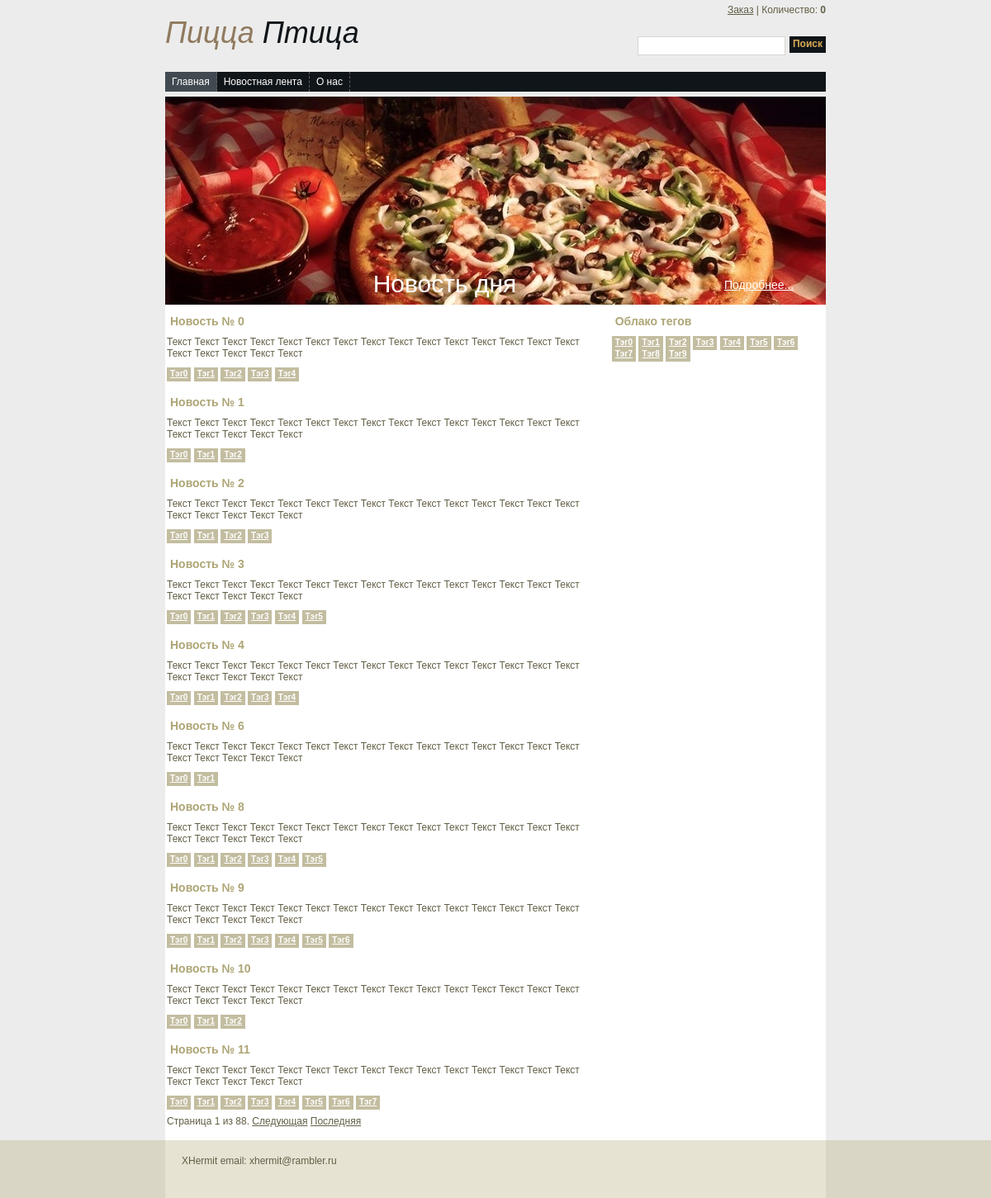
Screenshot of /news/?tag_filter=1 with the database file from the repository.
### webstorefront/models.py (models this page shows, shortened)
class New(models.Model):
    uuid = models.CharField(max_length=140, default=lambda: str(uuid.uuid4()))
    title = models.CharField(max_length=300)
    body = models.TextField()
    date_reg = models.DateTimeField(default=now)
    tags = models.ManyToManyField(NewsTag, related_name='news', null=True)

class NewsTag(models.Model):
    label = models.CharField(max_length=100)

### webstorefront/views.py (the view)
# urls.py: url(r'^news/', webstorefront.views.news_view),
def news_view(request):
    rec_news = models.New.objects.all()
    tag_filter = request.GET.get('tag_filter')
    if tag_filter:
        rec_news = rec_news.filter(tags__in=tag_filter)
    search_txt = request.GET.get('search')
    if search_txt:
        rec_news = rec_news.filter(title__icontains=search_txt)
    news_paginator = paginator.Paginator(rec_news, 10)
    page = request.GET.get('page')
    try:
        news = news_paginator.page(page)
    except paginator.PageNotAnInteger:
        news = news_paginator.page(1)
    except paginator.EmptyPage:
        news = news_paginator.page(news_paginator.num_pages)
    context = dict()
    context['news'] = news
    context['tags'] = models.NewsTag.objects.all()
    context['pos_count'] = models.Order.objects.get(uuid=request.session['CURRENT_ORDER']).positions.all().count() if 'CURRENT_ORDER' in request.session else 0
    return render_to_response('news.html', context)

### templates/news.html
<!DOCTYPE html PUBLIC "-//W3C//DTD XHTML 1.0 Strict//EN" "http://www.w3.org/TR/xhtml1/DTD/xhtml1-strict.dtd">
<html xmlns="http://www.w3.org/1999/xhtml">
{% include "head.html" %}
<body>
<div id="container">
    {% include "header.html" %}
    <table>
        <tr>
            <td valign="top">
                {% include "news_content.html" %}
            </td>
            <td valign="top">
                {% include "tag_cloud.html" %}
            </td>
        </tr>
    </table>
    <br class="clearfloat" />
</div>
{% include "footer.html" %}
</body>
</html>

### templates/news_content.html (shortened to what this page needs)
<div id="newsContent">
    {% for new_rec in news %}
    <div>
      	<h2>{{ new_rec.title }}</h2>
       	<div>{{ new_rec.body }}</div>
        <div class="taglist">
            {% for tag in new_rec.tags.all %}
            <a href="?tag_filter={{ tag.id }}" class="tag">{{ tag.label }}</a>
            {% endfor %}
        </div>
    </div>
    {% endfor %}
    <div class="pagination">
    <span class="step-links">
        <span class="current">
            Страница {{ news.number }} из {{ news.paginator.num_pages }}.
        </span>
        {% if news.has_next %}
            <a href="?page={{ news.next_page_number }}">Следующая</a>
            <a href="?page={{ news.paginator.num_pages }}">Последняя</a>
        {% endif %}
    </span>
</div>
</div>

### templates/tag_cloud.html
<div class="tagsblock">
    <h2>Облако тегов</h2>
	<div class="tags">
        {% for tag in tags %}
        <a href="?tag_filter={{ tag.id }}" class="tag">{{ tag.label }}</a>
        {% endfor %}
	</div>
</div>

### static/css/styles.css (style rules this page uses)
* { margin:0; padding:0; }
body { font-family:Arial, Helvetica, sans-serif; color:#625e45; font-size:12px; background: #ececec; }
a { color:#625e45; font-size:12px; text-decoration:underline; }
#container { width:800px; background: #FFFFFF; margin: 0 auto; text-align: left; }
h2 { font-size:14px; color:#ada575; font-weight:bold; padding:10px 4px; }
.taglist { margin:10px auto; clear:both; }
.tag { background:#c3bda0; cursor:pointer; border:0; font-size:10px; font-weight:bold; color:#ffffff; padding:2px 4px 4px 4px; }
#newsContent { margin: 0 20px 0 0; }
.tagsblock { vertical-align: top; }

### rows the page displays
New: title "Новость № 0", body "Текст Текст Текст Текст Текст Текст Текст Текст Текст Текст Текст Текст Текст Текст Текст Текст Текст Текст Текст Текст"
NewsTag: label "Тэг0"
NewsTag: label "Тэг1"
NewsTag: label "Тэг2"
NewsTag: label "Тэг3"
NewsTag: label "Тэг4"
New: title "Новость № 1", body "Текст Текст Текст Текст Текст Текст Текст Текст Текст Текст Текст Текст Текст Текст Текст Текст Текст Текст Текст Текст"
New: title "Новость № 2", body "Текст Текст Текст Текст Текст Текст Текст Текст Текст Текст Текст Текст Текст Текст Текст Текст Текст Текст Текст Текст"
New: title "Новость № 3", body "Текст Текст Текст Текст Текст Текст Текст Текст Текст Текст Текст Текст Текст Текст Текст Текст Текст Текст Текст Текст"
NewsTag: label "Тэг5"
New: title "Новость № 4", body "Текст Текст Текст Текст Текст Текст Текст Текст Текст Текст Текст Текст Текст Текст Текст Текст Текст Текст Текст Текст"
New: title "Новость № 6", body "Текст Текст Текст Текст Текст Текст Текст Текст Текст Текст Текст Текст Текст Текст Текст Текст Текст Текст Текст Текст"
New: title "Новость № 8", body "Текст Текст Текст Текст Текст Текст Текст Текст Текст Текст Текст Текст Текст Текст Текст Текст Текст Текст Текст Текст"
New: title "Новость № 9", body "Текст Текст Текст Текст Текст Текст Текст Текст Текст Текст Текст Текст Текст Текст Текст Текст Текст Текст Текст Текст"
NewsTag: label "Тэг6"
New: title "Новость № 10", body "Текст Текст Текст Текст Текст Текст Текст Текст Текст Текст Текст Текст Текст Текст Текст Текст Текст Текст Текст Текст"
New: title "Новость № 11", body "Текст Текст Текст Текст Текст Текст Текст Текст Текст Текст Текст Текст Текст Текст Текст Текст Текст Текст Текст Текст"
NewsTag: label "Тэг7"
NewsTag: label "Тэг8"
NewsTag: label "Тэг9"

### other values shown
{{ pos_count }} "0"
{{ news.number }} "1"
{{ news.paginator.num_pages }} "88"
